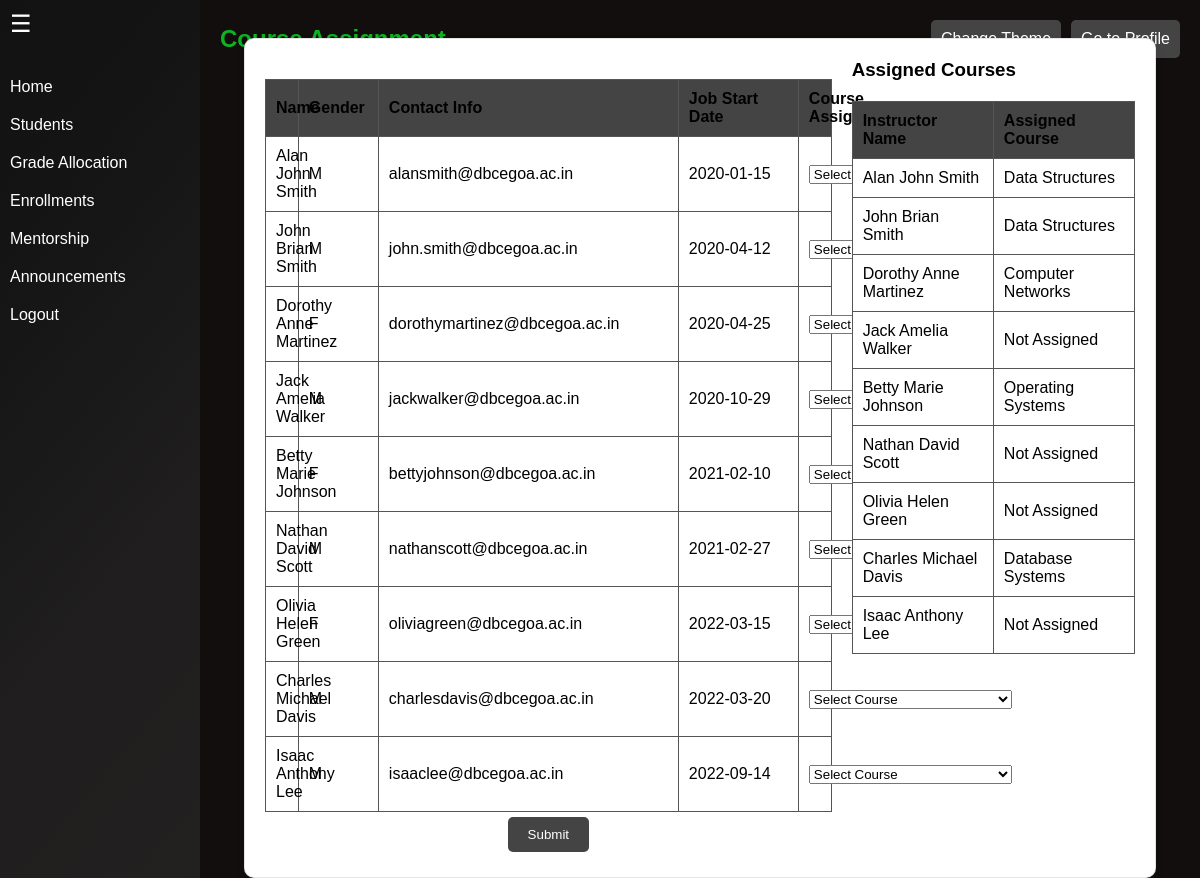
/PHP/hodcourseapproval.php (signed in), run on the app's committed database.
### tables this page shows
CREATE TABLE `instructors` (
  `Instructor_ID` int(11) NOT NULL,
  `First_Name` varchar(50) NOT NULL,
  `Middle_Name` varchar(50) DEFAULT NULL,
  `Last_Name` varchar(50) NOT NULL,
  `Gender` enum('M','F','X') NOT NULL,
  `Contact_Info` varchar(150) DEFAULT NULL,
  `Profile_Picture` varchar(255) DEFAULT NULL,
  `Department_ID` int(11) DEFAULT NULL,
  `Start_Date` date DEFAULT NULL
);

### PHP/hodcourseapproval.php (the view, shortened to what this page needs)
<?php
include 'Connection.php';
$user_id = $_SESSION['user_id'];
try {
    $dsn = "mysql:host=$host;dbname=$dbname;charset=utf8mb4";
    $pdo = new PDO($dsn, $user, $pass);
    $pdo->setAttribute(PDO::ATTR_ERRMODE, PDO::ERRMODE_EXCEPTION);
} catch (PDOException $e) {
    die("Error: Could not connect to the database. " . $e->getMessage());
}
$stmt = $pdo->prepare("SELECT Contact_Info FROM instructors WHERE Instructor_ID = ?");
$stmt->execute([$user_id]);
$userEmail = $stmt->fetchColumn();
$stmt = $pdo->prepare("SELECT Department_ID FROM instructors WHERE Contact_Info = ?");
$stmt->execute([$userEmail]);
$department_id = $stmt->fetchColumn();
$stmt = $pdo->prepare("
    SELECT Instructor_ID, CONCAT(First_Name, ' ', Middle_Name, ' ', Last_Name) AS Name, Gender, Contact_Info, Start_Date
    FROM instructors
    WHERE Department_ID = ?
    ORDER BY Start_Date ASC
");
$stmt->execute([$department_id]);
$instructors = $stmt->fetchAll();
$stmt = $pdo->prepare("
    SELECT teaches.Instructor_ID, courses.CourseName
    FROM teaches
    INNER JOIN courses ON teaches.Course_ID = courses.Course_ID
    WHERE teaches.Instructor_ID IN (
        SELECT Instructor_ID FROM instructors WHERE Department_ID = ?
    ) AND courses.Department_ID = ?
");
$stmt->execute([$department_id, $department_id]);
$assignedCourses = $stmt->fetchAll(PDO::FETCH_GROUP | PDO::FETCH_ASSOC);
?>
<!DOCTYPE html>
<html lang="en">
<head>
</head>
<body>
    <div id="sidebar">
        <div id="sidebar-icon">&#9776;</div>
            <nav id="sidebar-menu">
                <ul>
                    <li><a href="teacherlanding.php">Home</a></li>
                    <li><a href="viewstudent.php">Students</a></li>
                    <li><a href="gradeallo.php">Grade Allocation</a></li>
                    <li><a href="enrollapproval.php">Enrollments</a></li>
                    <li><a href="mentorship.php">Mentorship</a></li>
                    <li><a href="teachernotice.php">Announcements</a></li>
                    <li><a href="Logout.php">Logout</a></li>
                </ul>
            </nav>
        </div>
    <div class="main-content">
        <header>
            <h1 class = "notice-heading">Course Assignment</h1>
            <div class="header-controls">
                <button id="theme-toggle">Change Theme</button>
                <button id="profile-button">Go to Profile</button>
            </div>
        </header>
        <section class="content-area">
            <div class="card">
                <div class="container">
                    <div class="instructor-table-container">
                        <form method="POST" action="save_assignments.php">
                            <table id="instructor-table">
                                <thead>
                                    <tr>
                                        <th>Name</th>
                                        <th>Gender</th>
                                        <th>Contact Info</th>
                                        <th>Job Start Date</th>
                                        <th>Course Assigned</th>
                                    </tr>
                                </thead>
                                <tbody>
                                    <?php foreach ($instructors as $instructor): ?>
                                        <tr>
                                            <td><?= htmlspecialchars($instructor['Name']); ?></td>
                                            <td><?= htmlspecialchars($instructor['Gender']); ?></td>
                                            <td><?= htmlspecialchars($instructor['Contact_Info']); ?></td>
                                            <td><?= htmlspecialchars($instructor['Start_Date']); ?></td>
                                            <td>
                                                <select class="course-select" name="courses[<?= $instructor['Instructor_ID']; ?>]">
                                                    <option value="">Select Course</option>
                                                </select>
                                            </td>
                                        </tr>
                                    <?php endforeach; ?>
                                </tbody>
                            </table>
                            <div class="actions">
                                <button type="submit" name="action" value="submit">Submit</button>
                            </div>
                        </form>
                    </div>
                    <div class="assigned-instructor-table-container">
                        <h3>Assigned Courses</h3>
                        <table id="assigned-courses-table">
                            <thead>
                                <tr>
                                    <th>Instructor Name</th>
                                    <th>Assigned Course</th>
                                </tr>
                            </thead>
                            <tbody>
                                <?php foreach ($instructors as $instructor): ?>
                                    <tr>
                                        <td><?= htmlspecialchars($instructor['Name']); ?></td>
                                        <td>
                                            <?= isset($assignedCourses[$instructor['Instructor_ID']]) ? htmlspecialchars($assignedCourses[$instructor['Instructor_ID']][0]['CourseName']) : 'Not Assigned'; ?>
                                        </td>
                                    </tr>
                                <?php endforeach; ?>
                            </tbody>
                        </table>
                    </div>
                </div>
            </div>
        </section>
    </div>
</body>
</html>

### PHP/hodcourseapproval.php (style rules this page uses)
* { margin: 0; padding: 0; box-sizing: border-box; }
:root { --background-color: #f0f1f6; --dashboard-bg: white; --sidebar-bg: #273c75; --sidebar-hover-bg: #3c5a99; --text-color: #000; --card-bg: white; --card-shadow: rgba(0, 0, 0, 0.1); --button-bg: #273c75; --button-text: white; --link-hover-color: #95c0c4; --profile-bg: #f5f5f5; --profile-border: #273c75; --courses-list-border: #273c75; --bio-border: #273c75; --form-bg: #ffffff; --form-text: #000000; --enroll-button-bg: #273c75; --enroll-button-text: white; --overlay-bg: rgba(0, 0, 0, 0.5); --expanded-card-bg: rgba(255, 255, 255, 0.95); }
body { font-family: Arial, sans-serif; background-color: #120E0E; color: #fff; }
#sidebar { width: 60px; position: fixed; left: 0; top: 0; height: 100%; background: linear-gradient(130deg, hsl(0deg 0% 7%) 0%, hsl(0deg 0% 8%) 24%, hsl(0deg 0% 9%) 35%, hsl(0deg 1% 10%) 44%, hsl(0deg 3% 12%) 64%, hsl(0deg 4% 13%) 100%); transition: width 0.3s; }
#sidebar-icon { font-size: 24px; color: white; padding: 10px; cursor: pointer; }
#sidebar-menu { display: none; padding-top: 20px; }
#sidebar-menu ul { list-style: none; }
#sidebar-menu ul li { padding: 10px; color: white; }
#sidebar-menu ul li a { text-decoration: none; color: white; font-size: 16px; }
.main-content { margin-left: 60px; padding: 20px; transition: margin-left 0.3s; }
header { display: flex; justify-content: space-between; align-items: center; }
header h1 { font-size: 24px; color:#fff; }
.content-area { display: flex; flex-direction: column; justify-content: center; align-items: center; height: 100vh; }
.header-controls { display: flex; align-items: center; }
#theme-toggle { padding: 10px; margin-left: 10px; border: none; border-radius: 5px; cursor: pointer; background-color: #444; color: white; font-size: 16px; }
#profile-button { padding: 10px; margin-left: 10px; border: none; border-radius: 5px; cursor: pointer; background-color: #444; color: white; font-size: 16px; }
table { width: 100%; border-collapse: collapse; }
table, th, td { border: 1px solid #555; }
th, td { padding: 10px; text-align: left; }
thead { background-color: #444; }
.container { display: grid; grid-template-columns: 4fr 2fr; gap: 20px; }
.card { background-color: var(--card-bg); color: var(--text-color); box-shadow: 0 4px 8px var(--card-shadow); padding: 20px; border-radius: 10px; max-width: 3200px; width: 95%; margin: 20px auto; border: 1px solid var(--card-shadow); }
.instructor-table-container table { width: 100%; border-collapse: collapse; margin-top: 20px; padding: 15px; border-radius: 8px; background-color: var(--card-bg); color: var(--text-color); table-layout: fixed; }
.assigned-instructor-table-container th, .assigned-instructor-table-container td .instructor-table-container th, .instructor-table-container td { padding: 10px; border: 1px solid #555; text-align: left; }
.instructor-table-container th:nth-child(3), .instructor-table-container td:nth-child(3) { width: 300px; }
.instructor-table-container th:nth-child(2), .instructor-table-container td:nth-child(2) { width: 80px; }
.instructor-table-container th:nth-child(4), .instructor-table-container td:nth-child(4) { width: 120px; }
.assigned-instructor-table-container table { width: 100%; border-collapse: collapse; margin-top: 20px; padding: 15px; border-radius: 8px; background-color: var(--card-bg); color: var(--text-color); table-layout: fixed; }
.actions { text-align: center; }
.actions button { padding: 10px 20px; background-color: #444; color: white; border: none; border-radius: 5px; margin: 5px; cursor: pointer; }
.notice-heading { color: #0bb421; }

### data on the page
instructors: Name "Alan John Smith", Gender "M", Contact_Info "alansmith@dbcegoa.ac.in", Start_Date "2020-01-15", Instructor_ID "Data Structures"
instructors: Name "John Brian Smith", Gender "M", Contact_Info "john.smith@dbcegoa.ac.in", Start_Date "2020-04-12", Instructor_ID "Data Structures"
instructors: Name "Dorothy Anne Martinez", Gender "F", Contact_Info "dorothymartinez@dbcegoa.ac.in", Start_Date "2020-04-25", Instructor_ID "Computer Networks"
instructors: Name "Jack Amelia Walker", Gender "M", Contact_Info "jackwalker@dbcegoa.ac.in", Start_Date "2020-10-29", shows "Not Assigned"
instructors: Name "Betty Marie Johnson", Gender "F", Contact_Info "bettyjohnson@dbcegoa.ac.in", Start_Date "2021-02-10", Instructor_ID "Operating Systems"
instructors: Name "Nathan David Scott", Gender "M", Contact_Info "nathanscott@dbcegoa.ac.in", Start_Date "2021-02-27", shows "Not Assigned"
instructors: Name "Olivia Helen Green", Gender "F", Contact_Info "oliviagreen@dbcegoa.ac.in", Start_Date "2022-03-15", shows "Not Assigned"
instructors: Name "Charles Michael Davis", Gender "M", Contact_Info "charlesdavis@dbcegoa.ac.in", Start_Date "2022-03-20", Instructor_ID "Database Systems"
instructors: Name "Isaac Anthony Lee", Gender "M", Contact_Info "isaaclee@dbcegoa.ac.in", Start_Date "2022-09-14", shows "Not Assigned"
